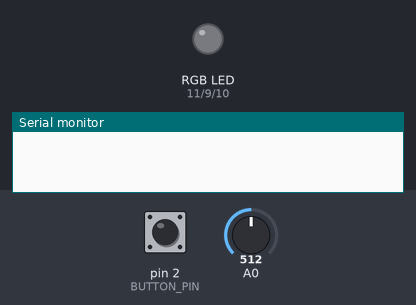
The program below on a simulated Arduino Uno, built with avr-gcc and run on an emulated ATmega328P. On the bench: an RGB LED mixed from three pins (HIGH = lit), the last lines printed to the serial monitor. The inputs (shaded band) are chosen by the test bench; at power-on: pin 2 (BUTTON_PIN) HIGH, A0 = 512. Dim RGB values are drawn brighter than linear.

Above: at 1.2 s.
1.3 s: pin 2 (BUTTON_PIN) pulled LOW for 0.15 s
At 1.8 s:
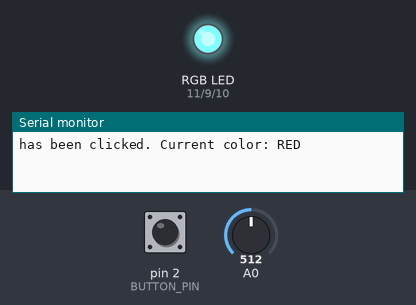
2.9 s: pin 2 (BUTTON_PIN) pulled LOW for 1 s
At 4.2 s:
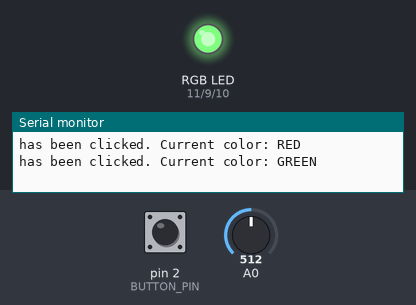
5.4 s: pin 2 (BUTTON_PIN) pulled LOW for 0.15 s
At 6.1 s:
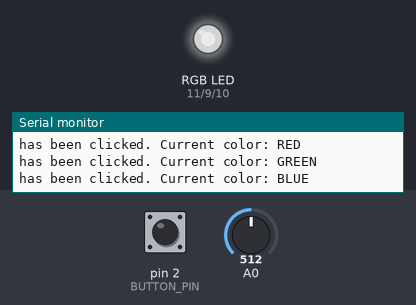
7.0 s: pin 2 (BUTTON_PIN) driven LOW
8.5 s: A0 set to 716
At 9.7 s:
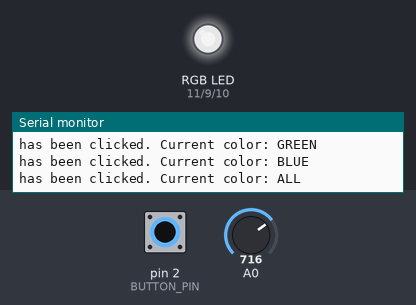
10.0 s: A0 set to 900
At 10.8 s:
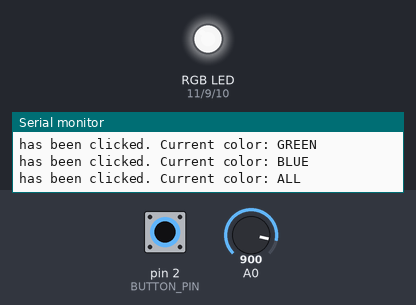
Timing chart, 0 to 12.5 s (numbered marks = the images above; inputs shaded):
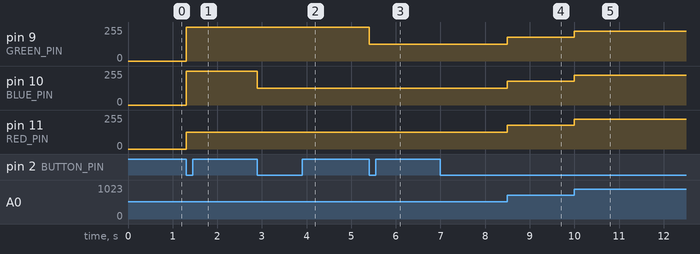

The program:

main.cpp
```cpp
#include <Arduino.h>

#define RED_PIN 11
#define GREEN_PIN 9
#define BLUE_PIN 10

#define BUTTON_PIN 2

String colors[] = {"ALL", "RED", "GREEN", "BLUE"};

int currentColorIdx = 0;

void setColor() {
  int buttonState = digitalRead(BUTTON_PIN);
  bool hasBeenClicked = false;
  while (buttonState == HIGH) {
    delay(50);
    buttonState = digitalRead(BUTTON_PIN);
    if (buttonState == LOW) {
      hasBeenClicked = true;
    }
  }
  if (hasBeenClicked == true){
    Serial.print("has been clicked. Current color: ");
    currentColorIdx++;
    if (currentColorIdx >= 4) {
      currentColorIdx = 0;
    }
    Serial.println(colors[currentColorIdx]);
  }

}

int RED_INTENSITY = 255;
int GREEN_INTENSITY = 255;
int BLUE_INTENSITY = 255;
void setLightIntensity(String ledColor, int intensity) {
  if (ledColor == "ALL") {
    RED_INTENSITY = intensity;
    GREEN_INTENSITY = intensity;
    BLUE_INTENSITY = intensity;
  }
  else if (ledColor == "RED") {
    RED_INTENSITY = intensity;
  }
  else if (ledColor == "GREEN") {
    GREEN_INTENSITY = intensity;
  }
  else if (ledColor == "BLUE") {
    BLUE_INTENSITY = intensity;
  }
}

void setup() {
  pinMode(RED_PIN, OUTPUT);
  pinMode(GREEN_PIN, OUTPUT);
  pinMode(BLUE_PIN, OUTPUT);
  Serial.begin(9600);
}

void loop() {
  float potVal = analogRead(A0);
  potVal = map(potVal, 0, 1023, 0, 255);
  setColor();
  setLightIntensity(colors[currentColorIdx], potVal);

  analogWrite(RED_PIN, RED_INTENSITY);
  analogWrite(GREEN_PIN, BLUE_INTENSITY);
  analogWrite(BLUE_PIN, GREEN_INTENSITY);

}
```

Measured:
- after the input at 1.3 s, pin 9 (GREEN_PIN), pin 10 (BLUE_PIN): 0/255 → 255/255 at once; pin 11 (RED_PIN): 0/255 → 127/255 at once
- after the input at 2.9 s, pin 10 (BLUE_PIN): 255/255 → 127/255 at once
- after the input at 5.4 s, pin 9 (GREEN_PIN): 255/255 → 127/255 at once
- after the input at 8.5 s, pin 9 (GREEN_PIN), pin 10 (BLUE_PIN), pin 11 (RED_PIN): 127/255 → 178/255 at once
- after the input at 10.0 s, pin 9 (GREEN_PIN), pin 10 (BLUE_PIN), pin 11 (RED_PIN): 178/255 → 224/255 at once
